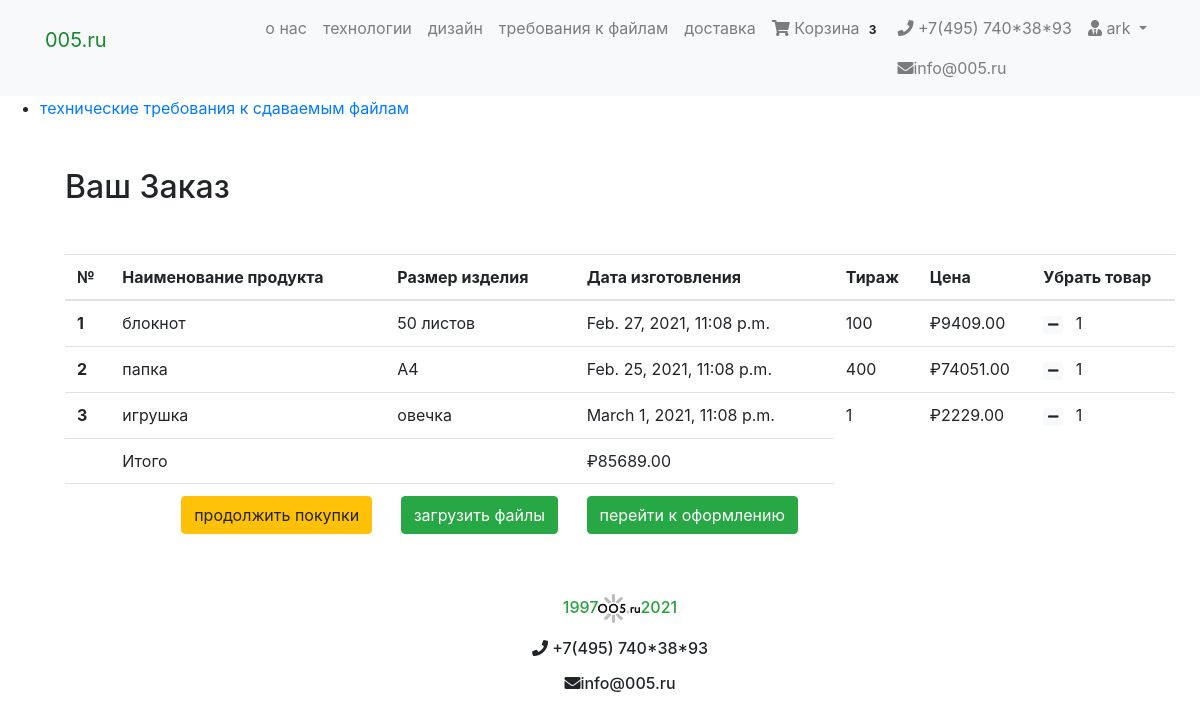
The app's page /cart/ (signed in) with its own data.
### cart/models.py (models this page shows, shortened)
class Order(models.Model):
    orderitems  = models.ManyToManyField(Cart)
    user = models.ForeignKey(User, on_delete=models.CASCADE)
    ordered = models.BooleanField(default=False)
    created = models.DateTimeField(auto_now_add=True)
    paymentId = models.CharField(max_length=200, blank=True , null=True)
    orderId = models.CharField(max_length=200, blank=True, null=True)
    def get_totals(self):
        total = 0
        for order_item in self.orderitems.all():
            total += order_item.get_total()
        return total

class Cart(models.Model):
    user = models.ForeignKey(User, on_delete=models.CASCADE)
    item = models.ForeignKey(Product, on_delete=models.CASCADE)
    quantity = models.IntegerField(default=1)
    purchased = models.BooleanField(default=False)
    created = models.DateTimeField(auto_now_add=True)
    def get_total(self):
        total = int(float(self.item.calc()))
        return total #floattotal

### products/models.py (models this page shows, shortened)
class  Product(PolymorphicModel):
    mainimage = models.ImageField(upload_to='products/', blank=True, null=True)
    name = models.CharField(max_length=300, default = None, null=True)
    slug = models.SlugField(default = None, null=True)
    subcategory = models.ForeignKey(SubCategory, on_delete=models.CASCADE, default = None, null=True)
    category = models.ForeignKey(Category, on_delete=models.CASCADE, default = None, null=True)
    preview_text = models.TextField(max_length=50, verbose_name='Preview Text', blank=True, null=True)
    detail_text = models.TextField(max_length=1000, verbose_name='Detail Text', blank=True, null=True)
    lim1 = models.FloatField(default = None, null=True)
    lim2 = models.FloatField(default = None, null=True)
    tirazh = models.IntegerField(null=False)
    t = models.IntegerField(null=True)
    p = models.FloatField(default = None, null=True)
    box_size = models.CharField(max_length=50)
    def timeplus(self):
        t = self.t
        futuredate = datetime.now() + timedelta(days=t)
        return futuredate
    def calc(self):
        boxsize = self.boxsizes_set.get(value = self.box_size)
        a = float(boxsize.b*self.tirazh**2+boxsize.b*self.tirazh**1+boxsize.h)*self.p*1.06
        return "{0:.2f}".format(round(a,0))

class FolderType1(Product):
    def __init__(self, *args, **kwargs):
        super(FolderType1, self).__init__(*args, **kwargs)

class BoxSizes(models.Model):
    value = models.CharField(max_length=80)
    name = models.CharField(max_length=80)
    product = models.ForeignKey(Product, on_delete=models.CASCADE, null = True, blank = True)
    b = models.FloatField(null = True, blank = True)
    h = models.FloatField(null = True, blank = True)
    d = models.FloatField(null = True, blank = True)

class FolderType2(Product):
    def __init__(self, *args, **kwargs):
        super(FolderType2, self).__init__(*args, **kwargs)

class Note2 (Product):
    def __init__(self, *args, **kwargs):
        super(Note2, self).__init__(*args, **kwargs)

### cart/views.py (the view)
# urls.py: path('cart/', CartView, name='cart-home'),
def CartView(request):
    user = request.user
    carts = Cart.objects.filter(user=user, purchased=False)
    orders = Order.objects.filter(user=user, ordered=False)
    if carts.exists():
        if orders.exists():
            order = orders[0]
            return render(request, 'cart/home.html', {"carts": carts, 'order': order})
        else:
            messages.warning(request, "У вас нет никакого товара в вашей корзине")
            return redirect("mainapp:home")
    else:
        messages.warning(request, "У вас нет никакого товара в вашей корзине")
        return redirect("mainapp:home")

### cart/templatetags/cart_tag.py (called while the page is built)
@register.filter
def cart_total(user):
    order = Order.objects.filter(user=user, ordered=False)
    if order.exists():
    	return order[0].orderitems.count()
    else:
    	return 0

### cart/templates/cart/home.html (shortened to what this page needs)
{% extends 'products/base.html' %}
{% block content %}
</head>
<body>
<ul>
  <li>
     <p><a href="javascript:flipflop('animals');">технические требования к сдаваемым файлам  </a></p>
  </li>
<div class="container my-5">
<div class="my-5">
	<h2>Ваш Заказ</h2>
</div>
<table class="table table-hover">
  <thead>
    <tr>
      <th scope="col">№</th>
      <th scope="col">Наименование продукта</th>
      <th scope="col">Размер изделия</th>
      <th scope="col">Дата изготовления</th>
      <th scope="col">Тираж</th>
      <th scope="col">Цена</th>
      <th scope="col">Убрать товар</th>
    </tr>
  </thead>
  <tbody>
  	{% for cart in carts %}
    <tr>
      <th scope="row">{{ forloop.counter }}</th>
      <td>{{ cart.item.name }}</td>
      <td>{{ cart.item.box_size}}</td
      <td>
      <td> {{ cart.item.timeplus}} </td>
      <td>{{ cart.item.tirazh}} </td>
      <td>₽{{ cart.item.calc }}</td>
      <td>
        <a class="mr-2" href="{% url 'mainapp:decrease-cart' cart.item.slug %}"><span class="badge badge-light"><i class="fas fa-minus"></i></span></a>
      {{ cart.quantity }}
      </td>
    </tr>
	{% endfor %}
    <tr>
      <th scope="row"></th>
      <td colspan="2">Итого</td>
      <td>₽{{ order.get_totals| floatformat:2 }}</td>
    </tr>
    <tr>
      <th scope="row"></th>
      <td colspan="3" class="text-right ">
       <a href="/" class="btn btn-warning mr-4" >продолжить покупки</a>
        <a href="{% url 'mainapp:upload_file' %}" class="btn btn-success mr-4"> загрузить файлы</a>
       <a href="{% url 'checkout:index' %}" class="btn btn-success mr-4">перейти к оформлению</a>
      </td>
    </tr>
  </tbody>
</table>
</div>
{% endblock %}

### products/templates/products/base.html (shortened to what this page needs)
{% load static %}
{% load thumbnail %}
<!DOCTYPE html>
<html lang="en">
<head>
  <link rel="stylesheet" href="https://stackpath.bootstrapcdn.com/bootstrap/4.3.1/css/bootstrap.min.css">
  <link href="https://cdnjs.cloudflare.com/ajax/libs/font-awesome/5.10.2/css/all.css" rel="stylesheet">
  <link rel="stylesheet" href="{% static 'css/main.css' %}">
</head>
<body>
  {% include 'products/navbar.html' %}
  {% block content %}
  {% endblock %}
</body>
</body>
</html>
<div>
  <h6 class="text-center"><p style="color:rgb(36, 163, 60)">1997<img align="center" src="/media/products/005.png" alt="not found" class="img-fluid">2021</p></h6>
<h6 class="text-center"><i class="fa fa-phone"></i> +7(495) 740*38*93<img align="center" class="img-fluid"></p></h6>
<h6 class="text-center"><img align="center" class="img-fluid"><i class="fa fa-envelope" aria-hidden="true"></i>info@005.ru</p></h6>
</div>

### products/templates/products/navbar.html (shortened to what this page needs)
{% load cart_tag %}
<nav class="navbar navbar-expand-lg navbar-light bg-light">
  <div class="container">
  <a class="navbar-brand" href="/"><p style="color:rgb(24, 136, 44)">005.ru</p></a>
  <div class="collapse navbar-collapse" id="navbarNav">
    <ul class="navbar-nav ml-auto">
      <li {% if request.path == 'contact' %}class="nav-item active"{% else %}class="nav-item"{% endif %}>
        <a class="nav-link" href="http://127.0.0.1:8000/about.html/">о нас <span class="sr-only">(current)</span></a>
      </li>
      <li class="nav-item">
        <a class="nav-link" href="http://127.0.0.1:8000/technologies.html">технологии</a>
      </li>
      <li class="nav-item">
        <a class="nav-link" href="http://127.0.0.1:8000/layout.html">дизайн</a>
      </li>
      <li class="nav-item">
        <a class="nav-link" href="http://127.0.0.1:8000/requirements.html/">требования к файлам</a>
      </li>
      <li class="nav-item">
        <a class="nav-link" href="http://127.0.0.1:8000/delivery.html/">доставка</a>
      </li>
      {% if request.user.is_authenticated %}
      <li class="nav-item">
        <a class="nav-link" href="{% url 'mainapp:cart-home' %}">
          <i class="fa fa-shopping-cart"></i> Корзина
          <span class="badge badge-light">{{ request.user| cart_total }}</span>
        </a>
      </li>
      <li class="nav-item">
        <a class="nav-link" href="#"><i class="fa fa-phone"></i> +7(495) 740*38*93</a>
        <a class="nav-link" href="#"><i class="fa fa-envelope" aria-hidden="true"></i>info@005.ru</a>
      </li>
      <li class="nav-item dropdown">
        <a class="nav-link dropdown-toggle" href="#" id="navbarDropdown" role="button" data-toggle="dropdown" aria-haspopup="true" aria-expanded="false">
          <i class="fas fa-user-tie"></i> {{ request.user.username }}
        </a>
      </li>
      {% else %}
       <li class="nav-item">
        <a  class="btn btn-primary" href="/accounts/login/">Login / Register</a>
      </li>
      {% endif %}
    </ul>
  </div>
  </div>
</nav>

### cart/templates/cart/home.html (style rules this page uses)
body { background-image: url("/media/products/p1.png"); }

### records on screen
Cart: item.name "блокнот", item.box_size "50 листов", item.timeplus "Feb. 27, 2021, 11:08 p.m.", item.tirazh "100", item.calc "9409.00", quantity "1"
Cart: item.name "папка", item.box_size "А4", item.timeplus "Feb. 25, 2021, 11:08 p.m.", item.tirazh "400", item.calc "74051.00", quantity "1"
Cart: item.name "игрушка", item.box_size "овечка", item.timeplus "March 1, 2021, 11:08 p.m.", item.tirazh "1", item.calc "2229.00", quantity "1"
Order: get_totals "85689.00"

### other values on screen
{{ request.user| cart_total }} "3"
{{ request.user.username }} "ark"
